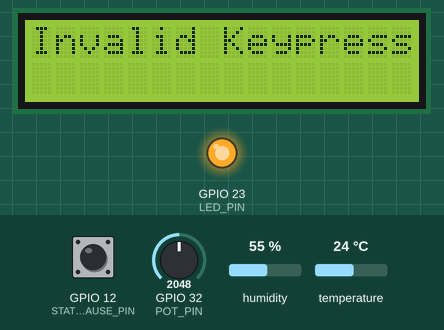
Recording of a sketch running on a simulated ESP32. Parts: 16×2 character LCD, output pins drawn as LEDs (lit = HIGH). The test bench sets the inputs (shaded band); at power-on: GPIO 12 (STATUS_PAUSE_PIN) HIGH, temperature 24 °C, GPIO 32 (POT_PIN) = 2048, humidity 55 %.

Above: at 3.2 s.
3.3 s: GPIO 12 (STATUS_PAUSE_PIN) pulled LOW for 1 s
At 4.9 s:
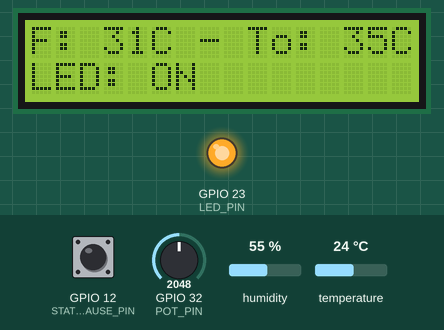
6.6 s: temperature set to 34.5 °C
8.3 s: temperature set to 35.8 °C
At 9.5 s:
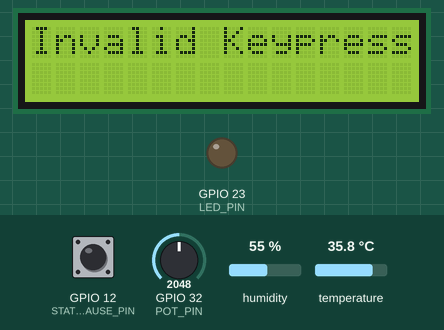
10.6 s: GPIO 12 (STATUS_PAUSE_PIN) pulled LOW for 3.2 s
At 12.1 s:
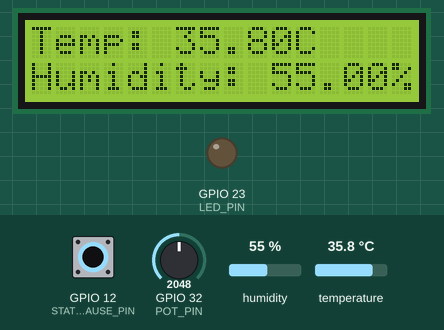
15.7 s: temperature set to 31.3 °C
17.4 s: temperature set to 30.4 °C
At 18.9 s:
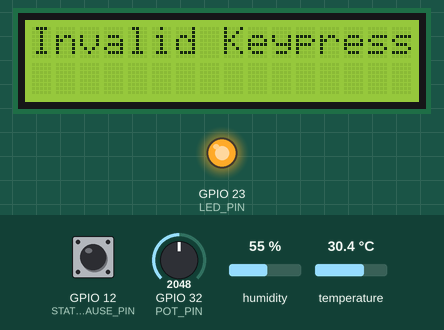
Timing chart, 0 to 20.4 s (numbered marks = the images above; inputs shaded):
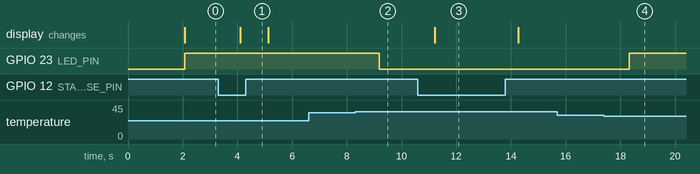

Measured:
- the behaviour switches between 35 and 35.1 °C on temperature (found by bisection; images 1 and 2)
- the behaviour switches between 31 and 30.9 °C on temperature (found by bisection; images 3 and 4)
- after the input at 3.3 s, the display: changes after 0.81 s (image 1)
- after the input at 6.6 s, every drawn part: stays the same
- after the input at 8.3 s, GPIO 23 (LED_PIN): HIGH → LOW after 0.88 s
- after the input at 10.6 s, the display: changes after 0.61 s (image 3)
- after the input at 15.7 s, every drawn part: stays the same
- after the input at 17.4 s, GPIO 23 (LED_PIN): LOW → HIGH after 0.92 s

The sketch:

lcd.ino
```cpp
#include <LiquidCrystal.h>
#include <DHT22.h>

const int POT_PIN = 32; // GPIO 32 or analogpin
const int DHT_PIN = 4; // D4 or SDA supporting pin
const int LED_PIN = 23; // D4 or SDA supporting pin
const int STATUS_PAUSE_PIN = 12;
const int TEMP_AND_HUM_PAUSE_PIN = 12;
DHT22 dht22(DHT_PIN);

// Initialize the LCD with the appropriate pins based on your connections
// RS, EN, D4, D5, D6, D7
LiquidCrystal lcd(21, 22, 14, 27, 26, 25);

int pulseCounter = 0, state = 0, printState = 1, interval = 10000, start = 0, end = 0; // Variable to keep track of the pulse count
float temperature = 0.00, humidity = 0.00;
unsigned long prevMillis = millis();

void setup() {
  lcd.begin(16, 2); // Set up the LCD's number of columns and rows (16x2)
  lcd.print("Hello, World!"); // Print the first line

  // Allow time for the user to read "Hello, World!"
  delay(2000);
  lcd.clear(); // Clear the LCD

  Serial.begin(115200);
  pinMode(LED_PIN, OUTPUT);
  digitalWrite(LED_PIN, LOW);

  pinMode(STATUS_PAUSE_PIN, INPUT_PULLUP);
  pinMode(TEMP_AND_HUM_PAUSE_PIN, INPUT_PULLUP);
}


// Equivalent to the JavaScript function
void findCondition(int n = 1, int step = 4, int startPoint = 8) {
  int newStart = step * (n - 1) + 1;
  int newEnd = step * n;

  newStart += startPoint;
  newEnd += startPoint;

  start = newStart;
  end = newEnd;
}

int managePritState(){
  unsigned long currentMillis = millis(); // Get the current time

  // Check if 3 seconds have passed
  if (currentMillis - prevMillis >= interval) {
    prevMillis = currentMillis; // Update the last time the state was changed

    // Update the state and cycle back to 1 after reaching 3
    printState++;
    if (printState > 2) {
      printState = 1; // Reset to 1 if state exceeds 3
    }
  }

  return printState;
}

void loop() {
  // Measure potentiometer
  int potValue = analogRead(POT_PIN);
  state = map(potValue, 0, 4095, 1, 10);

  // Measure temparature & Humidity
  temperature = dht22.getTemperature();
  humidity = dht22.getHumidity();

  // manage prit state of lcd display
  findCondition(state, 5, 10);
  managePritState();
  printCurrentState();
  // manage print state handler

  // control the LED over the potentiometer state & temperature
  handleLed();

  delay(1000); // Wait for 1 second before the next update
}

void handleLed(){
  if(temperature < start){
    digitalWrite(LED_PIN, HIGH);
  }

  if(temperature > end){
    digitalWrite(LED_PIN, LOW);
  }
}

void printTempHumidity(){
  lcd.clear();
  lcd.setCursor(0, 0);
  lcd.print("Temp: ");
  lcd.print(temperature);
  lcd.print("C");

  lcd.setCursor(0, 1);
  lcd.print("Humidity: ");
  lcd.print(humidity);
  lcd.print("%");
}

void pritLedConditionState(){
  lcd.clear();
  lcd.setCursor(0, 0);
  lcd.print("F: ");
  lcd.print(start);
  lcd.print("C - ");
  lcd.print("To: ");
  lcd.print(end);
  lcd.print("C");

  lcd.setCursor(0, 1);
  lcd.print("LED: ");
  if(digitalRead(LED_PIN) == HIGH){
    lcd.print("ON");
  } else {
    lcd.print("OFF");
  }
}

int printCurrentState(){
  bool state1 = digitalRead(STATUS_PAUSE_PIN) == HIGH;
  bool state2 = digitalRead(TEMP_AND_HUM_PAUSE_PIN) == HIGH;

  if(!state1 && !state2){
    if(printState == 1){
      pritLedConditionState();
    }

    if(printState == 2){
      printTempHumidity();
    }

    return 1;
  }

  if(state1 && state2){
    lcd.clear();

    lcd.setCursor(0, 0);
    lcd.print("Invalid Keypress");

    return 0;
  }

  if(state1){
    pritLedConditionState();
    return 0;
  }

  if(state2){
    printTempHumidity();
    return 0;
  }
}

// void inititateDht22(){
//   // Serial.println(dht22.debug());


    // Print the current state to the serial monitor
    // Serial.print("Print State: ");
    // Serial.println(printState); // Call getState to print the current state

  // inititateDht22();

  // Serial.print("Resistance: ");
  // Serial.println(potValue);
  // Manage DHT22 Sensor


  // Set cursor to the beginning of the second line
  // lcd.setCursor(0, 1);
  // lcd.print("Count: "); // Print label
  // Serial.print("Count: "); // Print label
  // Serial.println(pulseCounter); // Print the current count
  // lcd.print(pulseCounter); // Print the current count

  // pulseCounter++; // Increment the counter

//   lcd.setCursor(0, 0);
//   lcd.print("T: ");
//   lcd.print(temperature);
//   lcd.print(" - H: ");
//   lcd.print(humidity);

//   Serial.print("Temperature: ");
//   Serial.print(temperature);
//   Serial.print("*C   ");
//   Serial.print(humidity);
//   Serial.print("%    ");
//   Serial.print("Pot State: ");
//   Serial.println(state);
// }
```
